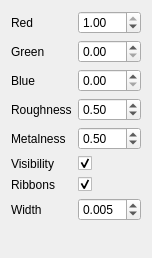
<?xml version="1.0" encoding="UTF-8"?>
<ui version="4.0">
 <class>CurvesRendererModelWidget</class>
 <widget class="QWidget" name="CurvesRendererModelWidget">
  <property name="geometry">
   <rect>
    <x>0</x>
    <y>0</y>
    <width>152</width>
    <height>258</height>
   </rect>
  </property>
  <property name="windowTitle">
   <string>Form</string>
  </property>
  <layout class="QFormLayout" name="formLayout">
   <item row="0" column="0">
    <widget class="QLabel" name="redAmountLabel">
     <property name="text">
      <string>Red</string>
     </property>
    </widget>
   </item>
   <item row="0" column="1">
    <widget class="QDoubleSpinBox" name="redAmountDoubleSpinBox">
     <property name="maximum">
      <double>1.000000000000000</double>
     </property>
     <property name="singleStep">
      <double>0.100000000000000</double>
     </property>
     <property name="value">
      <double>1.000000000000000</double>
     </property>
    </widget>
   </item>
   <item row="1" column="0">
    <widget class="QLabel" name="greenAmountLabel">
     <property name="text">
      <string>Green</string>
     </property>
    </widget>
   </item>
   <item row="1" column="1">
    <widget class="QDoubleSpinBox" name="greenAmountDoubleSpinBox">
     <property name="maximum">
      <double>1.000000000000000</double>
     </property>
     <property name="singleStep">
      <double>0.100000000000000</double>
     </property>
    </widget>
   </item>
   <item row="2" column="0">
    <widget class="QLabel" name="blueAmountLabel">
     <property name="text">
      <string>Blue</string>
     </property>
    </widget>
   </item>
   <item row="2" column="1">
    <widget class="QDoubleSpinBox" name="blueAmountDoubleSpinBox">
     <property name="maximum">
      <double>1.000000000000000</double>
     </property>
     <property name="singleStep">
      <double>0.100000000000000</double>
     </property>
    </widget>
   </item>
   <item row="5" column="0">
    <widget class="QLabel" name="visibilityLabel">
     <property name="text">
      <string>Visibility</string>
     </property>
    </widget>
   </item>
   <item row="5" column="1">
    <widget class="QCheckBox" name="visibilityCheckBox">
     <property name="text">
      <string/>
     </property>
     <property name="checked">
      <bool>true</bool>
     </property>
    </widget>
   </item>
   <item row="6" column="0">
    <widget class="QLabel" name="ribbonsLabel">
     <property name="text">
      <string>Ribbons</string>
     </property>
    </widget>
   </item>
   <item row="6" column="1">
    <widget class="QCheckBox" name="ribbonsCheckBox">
     <property name="text">
      <string/>
     </property>
     <property name="checked">
      <bool>true</bool>
     </property>
    </widget>
   </item>
   <item row="7" column="0">
    <widget class="QLabel" name="widthLabel">
     <property name="text">
      <string>Width</string>
     </property>
    </widget>
   </item>
   <item row="7" column="1">
    <widget class="QDoubleSpinBox" name="widthDoubleSpinBox">
     <property name="decimals">
      <number>3</number>
     </property>
     <property name="maximum">
      <double>1.000000000000000</double>
     </property>
     <property name="singleStep">
      <double>0.001000000000000</double>
     </property>
     <property name="value">
      <double>0.005000000000000</double>
     </property>
    </widget>
   </item>
   <item row="3" column="0">
    <widget class="QLabel" name="roughnessLabel">
     <property name="text">
      <string>Roughness</string>
     </property>
    </widget>
   </item>
   <item row="4" column="0">
    <widget class="QLabel" name="metallicLabel">
     <property name="text">
      <string>Metalness</string>
     </property>
    </widget>
   </item>
   <item row="3" column="1">
    <widget class="QDoubleSpinBox" name="roughnessDoubleSpinBox">
     <property name="maximum">
      <double>1.000000000000000</double>
     </property>
     <property name="singleStep">
      <double>0.100000000000000</double>
     </property>
     <property name="value">
      <double>0.500000000000000</double>
     </property>
    </widget>
   </item>
   <item row="4" column="1">
    <widget class="QDoubleSpinBox" name="metallicDoubleSpinBox">
     <property name="maximum">
      <double>1.000000000000000</double>
     </property>
     <property name="singleStep">
      <double>0.100000000000000</double>
     </property>
     <property name="value">
      <double>0.500000000000000</double>
     </property>
    </widget>
   </item>
  </layout>
 </widget>
 <resources/>
 <connections/>
</ui>
